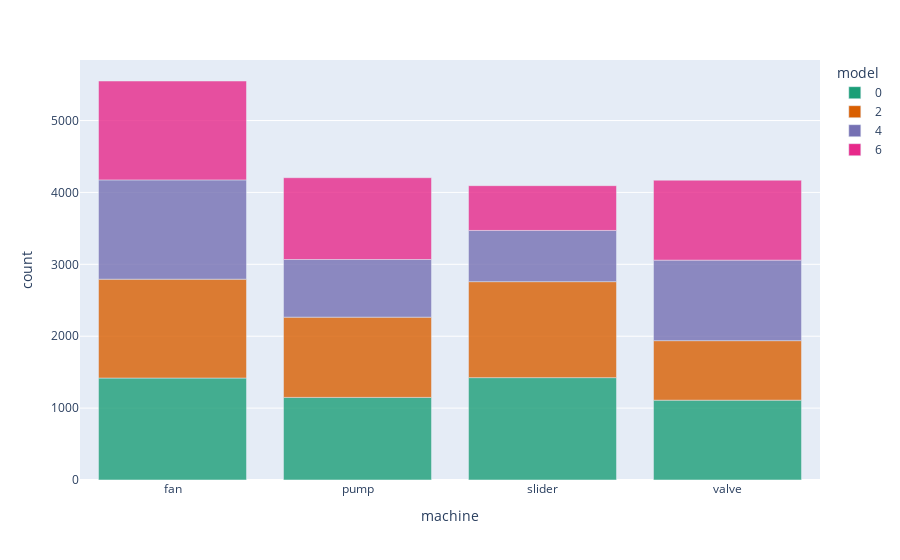

This figure's notebook cell:
### Code cell
# Plot files for each machine and model
df_plot = df.copy()
df_plot['model'] = df_plot['model'].astype(str)
fig = px.bar(df_plot.groupby(['machine', 'model'])['file_name'].count().reset_index(name='count'),
            x='machine', y='count', color='model', opacity = 0.8,
            color_discrete_sequence=px.colors.qualitative.Dark2)
fig.write_image('samples_per_model.png')
fig.show()

### Figure 1 — Plotly figure (JSON) as saved in the notebook; plotly's stock layout.template omitted (floating-point values rounded to 4 significant figures)
{"data": [{"alignmentgroup": "True", "hovertemplate": "model=0<br>machine=%{x}<br>count=%{y}<extra></extra>", "legendgroup": "0", "marker": {"color": "rgb(27,158,119)", "opacity": 0.8, "pattern": {"shape": ""}}, "name": "0", "offsetgroup": "0", "orientation": "v", "showlegend": true, "textposition": "auto", "type": "bar", "x": ["fan", "pump", "slider", "valve"], "xaxis": "x", "y": [1418, 1149, 1424, 1110], "yaxis": "y"}, {"alignmentgroup": "True", "hovertemplate": "model=2<br>machine=%{x}<br>count=%{y}<extra></extra>", "legendgroup": "2", "marker": {"color": "rgb(217,95,2)", "opacity": 0.8, "pattern": {"shape": ""}}, "name": "2", "offsetgroup": "2", "orientation": "v", "showlegend": true, "textposition": "auto", "type": "bar", "x": ["fan", "pump", "slider", "valve"], "xaxis": "x", "y": [1375, 1116, 1335, 828], "yaxis": "y"}, {"alignmentgroup": "True", "hovertemplate": "model=4<br>machine=%{x}<br>count=%{y}<extra></extra>", "legendgroup": "4", "marker": {"color": "rgb(117,112,179)", "opacity": 0.8, "pattern": {"shape": ""}}, "name": "4", "offsetgroup": "4", "orientation": "v", "showlegend": true, "textposition": "auto", "type": "bar", "x": ["fan", "pump", "slider", "valve"], "xaxis": "x", "y": [1381, 802, 712, 1120], "yaxis": "y"}, {"alignmentgroup": "True", "hovertemplate": "model=6<br>machine=%{x}<br>count=%{y}<extra></extra>", "legendgroup": "6", "marker": {"color": "rgb(231,41,138)", "opacity": 0.8, "pattern": {"shape": ""}}, "name": "6", "offsetgroup": "6", "orientation": "v", "showlegend": true, "textposition": "auto", "type": "bar", "x": ["fan", "pump", "slider", "valve"], "xaxis": "x", "y": [1376, 1138, 623, 1112], "yaxis": "y"}], "layout": {"barmode": "relative", "legend": {"title": {"text": "model"}, "tracegroupgap": 0}, "margin": {"t": 60}, "xaxis": {"anchor": "y", "domain": [0, 1], "title": {"text": "machine"}}, "yaxis": {"anchor": "x", "domain": [0, 1], "title": {"text": "count"}}}}
